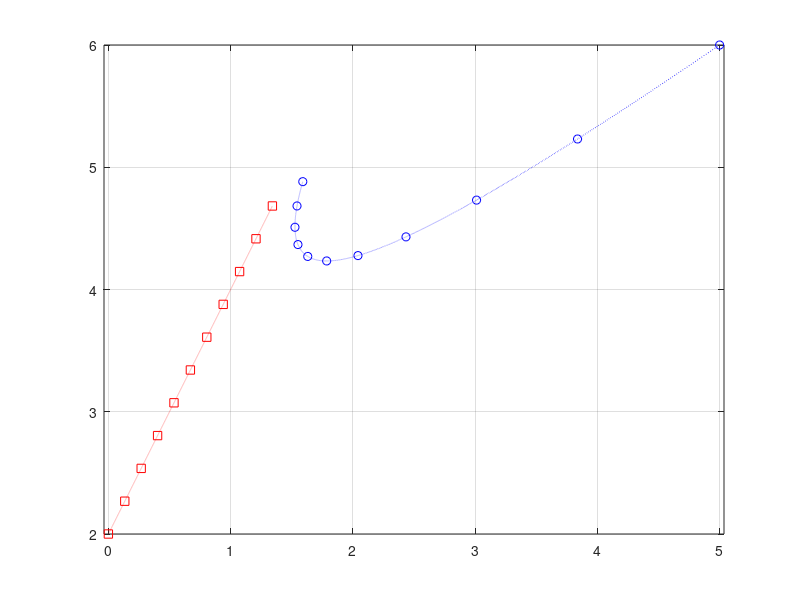
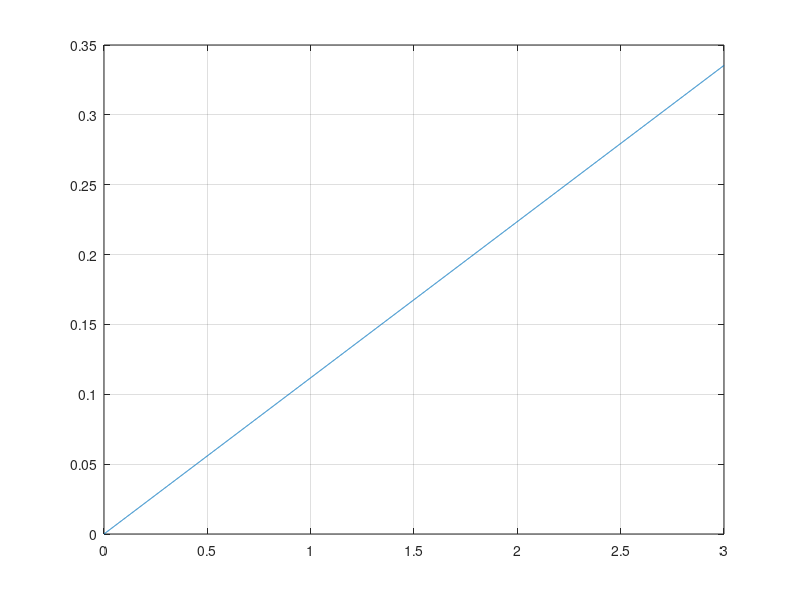

Write the MATLAB code that produced these figures, in order.
% Simulation of a single integrator maneuvering example of Exercise set 7.
% 
% Roger Skjetne - 28.02.2019
%

% Simulation cases:
Task_mode = 10.1; % Choose between 10.1, 10.2, 11.1, 11.2 (corresponding to problem text).

switch Task_mode
    case 10.1
        % Task 10.1
        Tsim      = 3;
        Path_mode = 1;  % 1: Straight-line, 2: Ellipsoid
        mu        = 0;
        p_init    = [6;5];
        s_init    = 0.0;
    case 10.2
        % Task 10.2
        Tsim      = 3;
        Path_mode = 1;  % 1: Straight-line, 2: Ellipsoid
        mu        = 10;
        p_init    = [6;5];
        s_init    = 0.0;
    case 11.1
        % Task 11.1
        Tsim      = 25;
        Path_mode = 2;  % 1: Straight-line, 2: Ellipsoid
        mu        = 0;
        p_init    = [7;2];
        s_init    = 0.0;
    case 11.2
        % Task 11.2
        Tsim      = 25;
        Path_mode = 2;  % 1: Straight-line, 2: Ellipsoid
        mu        = 10;
        p_init    = [7;2];
        s_init    = 0.0;
end

% Simulation parameters
h    = 0.001;
t    = [0:h:Tsim];
N    = length(t);

p_log  = zeros(2,N);
pd_log = zeros(2,N);
s_log  = zeros(1,N);


% Path and controller parameters
p0   = [ 2; 0];
p1   = [10; 4];
pc   = [6; 0];
Rxy  = diag([5,3]);

v0   = 1.0;

K    = 1.0*eye(2);



% Simulation
p_new = p_init;
s_new = s_init;
    
for k = 1:N
    s = s_new;
    p = p_new;
    
    switch Path_mode
        case 1
            pd   = (1-s)*p0 + s*p1;
            pd_s = p1-p0;
        case 2
            xi   = [cos(2*pi*s); sin(2*pi*s)];
            xi_s = 2*pi*[-sin(2*pi*s); cos(2*pi*s)];
            pd   = pc + Rxy*xi;
            pd_s = Rxy*xi_s;
        otherwise 
            pd = (1-s)*p0 + s*p1;
            pd_s = p1-p0;
    end    
    vs    = v0/norm(pd_s);
    V_s   = -(p-pd)'*pd_s;
    omega = mu*V_s/norm(pd_s);
    
    u = -K*(p - pd) + pd_s*vs;
    
    s_new = s + h*(vs - omega);
    p_new = p + h*u;

    s_log(k)    = s;
    p_log(:,k)  = p;
    pd_log(:,k) = pd;
end

N_int = floor(N/10);
figure(1);
% p2 = (1-1.5)*p0+1.5*p1;
% plot([p0(2) p2(2)],[p0(1) p2(1)],'g:'); hold on;
plot(pd_log(2,:),pd_log(1,:),'r:',p_log(2,:),p_log(1,:),'b:'); hold on; 
plot(pd_log(2,1:N_int:end),pd_log(1,1:N_int:end),'rs',p_log(2,1:N_int:end),p_log(1,1:N_int:end),'bo'); hold off;
grid on; axis equal;


figure(2);
plot(t,s_log); grid on;


